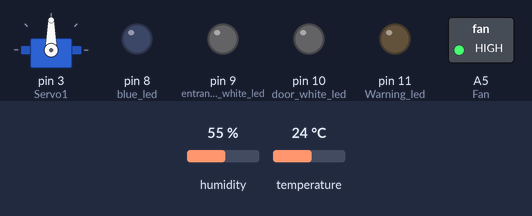
Recording of a sketch running on a simulated Arduino Uno, built with avr-gcc and run on an emulated ATmega328P. On the bench: servo, switched loads named in the sketch (green lamp = pin HIGH), output pins drawn as LEDs (lit = HIGH). The inputs (shaded band) are chosen by the test bench; at power-on: temperature 24 °C, humidity 55 %.

Above: at 3.8 s.
3.9 s: temperature set to 27 °C
6.8 s: temperature set to 30 °C
At 7.9 s:
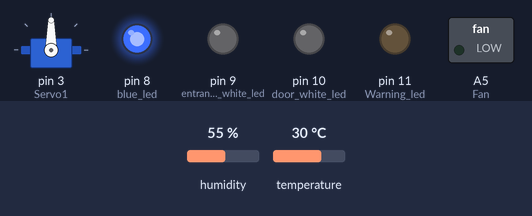
9.7 s: temperature set to 12 °C
At 11.7 s:
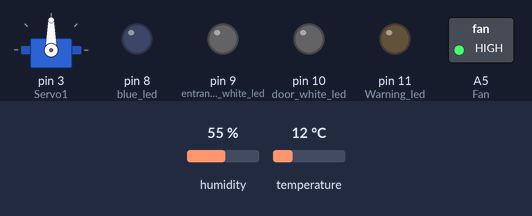
12.6 s: temperature set to 33 °C
At 14.1 s:
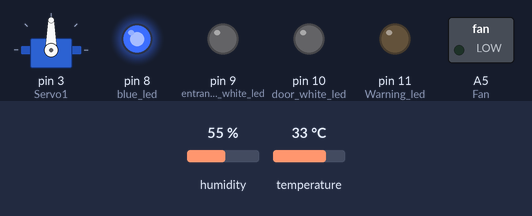
Timing chart, 0 to 15.6 s (numbered marks = the images above; inputs shaded):
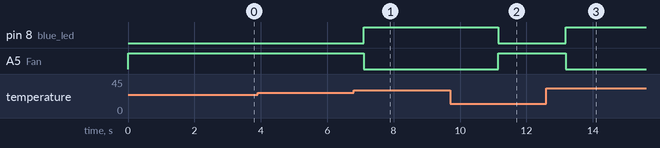

Measured:
- the behaviour switches between 28 and 29 °C on temperature (found by bisection; images 0 and 1)
- after the input at 3.9 s, every drawn part: stays the same
- after the input at 6.8 s, pin 8 (blue_led): LOW → HIGH after 0.30 s; A5 (Fan): HIGH → LOW after 0.30 s
- after the input at 9.7 s, pin 8 (blue_led): HIGH → LOW after 1.5 s; A5 (Fan): LOW → HIGH after 1.5 s
- after the input at 12.6 s, pin 8 (blue_led): LOW → HIGH after 0.58 s; A5 (Fan): HIGH → LOW after 0.58 s

The sketch:

proj-elec.ino
```cpp
#include <SoftwareSerial.h>
SoftwareSerial bt(1, 0); // RX, TX
#include <Servo.h>
#include <DHT.h>
#define Fan A5 // Arduino pin connected to relay which connected to fan //Low level will activate the relay ON and HIGH level will deactivate it
#define DHTPIN 12           // Arduino pin connected to relay which connected to DHT sensor
#define DHTTYPE DHT11
#define HighTemp  28 // upper threshold of temperature, change to your desire value
#define LowTemp  27 // lower threshold of temperature, change to your desire value
Servo Servo1;
DHT dht(DHTPIN, DHTTYPE);
char Incoming_value = 0;
float temp;    // temperature in Celsius
float hum;

void setup()
{
  pinMode (4, INPUT); //IR PIN
  pinMode (9, OUTPUT); // entrance white led
  pinMode (8, OUTPUT); //blue led
  pinMode (10, OUTPUT); //door white led
  pinMode (11, OUTPUT); //Warning led
  pinMode(Fan, OUTPUT); // initialize digital pin as an output
  digitalWrite(Fan, HIGH); // Fan not connected at start
  Serial.begin(9600); // initialize serial
  dht.begin();        // initialize the sensor

  Servo1.attach(3);


}

void loop()
{
   Relay();
 // DoorOpener();
   //Alarm();
  // WinAlarm();
 bt.print(temp); //send distance to MIT App
 bt.print(";");
 bt.print(hum); //send distance to MIT App
 bt.println(";");

}
void Alarm(){
   if (temp>35){
         digitalWrite(11, HIGH); // LED HIGH
       delay(500);
       digitalWrite(11, LOW); // LED HIGH
       delay(500);
        }
}

void DoorOpener(){
    int IR = digitalRead(4);
  //Serial.println(IR);
   Servo1.write(0);
  if (IR == 0){ // Sensor detect
   digitalWrite(10, HIGH);
   digitalWrite(9, HIGH);
   //Servo1.write(150);
   delay (1000);

  }
  else
  {
    digitalWrite(10, LOW);

  }
}

void Relay(){
  delay(1000);
   hum = dht.readHumidity();   // read Humidity %
  temp = dht.readTemperature();  // read temperature in Celsius
    //Serial.println("Temp is:"); Serial.println(temp);
    // Serial.println("Humidity :"); Serial.println(hum);

  if (isnan(temp)) {
    Serial.println("Failed to read from DHT sensor!");
  } else {
    if(temp > HighTemp){
    // Serial.println("The fan is turned on");
    // Serial.println("Temp is:"); Serial.println(temp);
    // Serial.println("Humidity :"); Serial.println(hum);
      digitalWrite(Fan, LOW); // turn on
       digitalWrite (8, HIGH);
    } else if(temp < LowTemp){
     //Serial.println("The fan is turned off");
      //Serial.println("Temp is:"); Serial.println(temp);
      //Serial.println("Humidity :"); Serial.println(hum);
      digitalWrite(Fan, HIGH); // turn off
        digitalWrite(8, LOW);
    }

  }


}
void WinAlarm(){
 // read the input on analog pin 0
  int sensorValue = analogRead(A0);

  // print out the value you read:
  //Serial.println("sensorValue: ");
  //Serial.println(sensorValue);
if ( sensorValue >= 100){ // Sensor detect

      digitalWrite(11, HIGH); // LED HIGH
       delay(500);
       digitalWrite(11, LOW); // LED HIGH
       delay(500);
  }
  else
  {
  digitalWrite(11, LOW);
  }

}
```
